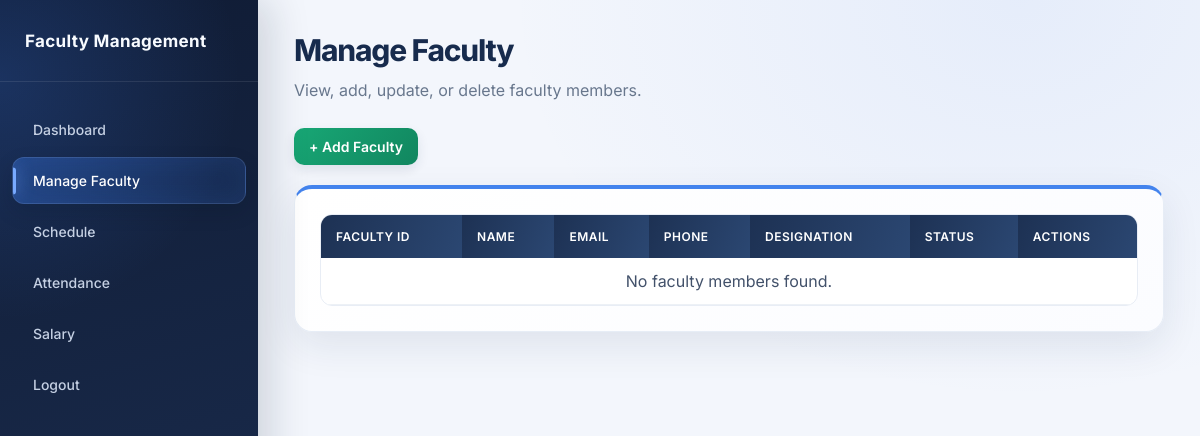
/manage-faculty/ (signed in), run on an earlier commit of the app's database.
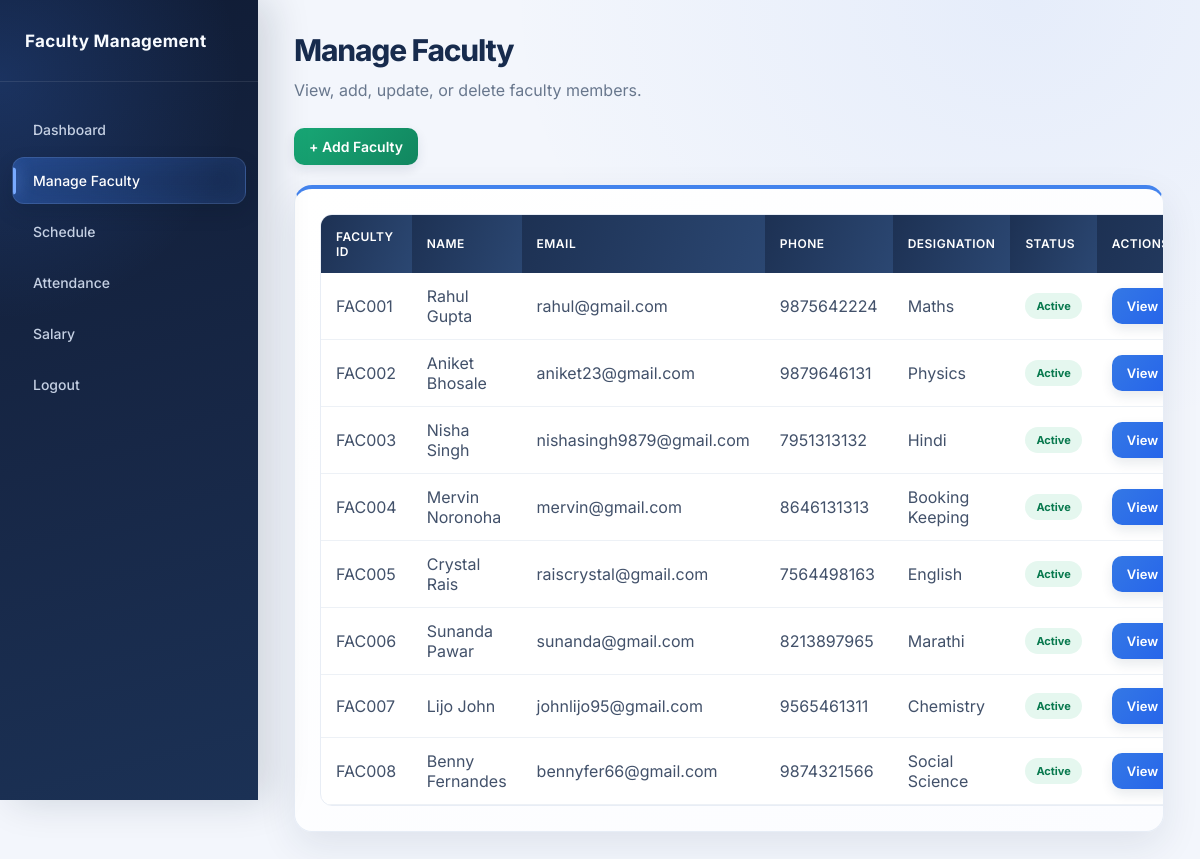
And on a later commit of the database.
### faculty/models.py (models this page shows)
class Faculty(models.Model):
    FacultyID = models.CharField(max_length=10, primary_key=True)
    Password = models.CharField(max_length=255, blank=True)
    ProfilePhoto = models.ImageField(upload_to="faculty_photos/", blank=True)
    FirstName = models.CharField(max_length=50)
    LastName = models.CharField(max_length=50)
    Gender = models.CharField(max_length=20)
    DOB = models.DateField()
    Email = models.EmailField()
    ContactNumber = models.CharField(max_length=10)
    Address = models.TextField()
    Qualification = models.CharField(max_length=100)
    Designation = models.CharField(max_length=100)
    JoiningDate = models.DateField()
    Experience = models.DecimalField(max_digits=4, decimal_places=1)
    Status = models.CharField(max_length=20)

### faculty/views.py (the view)
def manage_faculty(request):
    if "admin_id" not in request.session:
        return redirect("login")
    faculties = Faculty.objects.all()
    return render(
        request,
        "manage_faculty.html",
        {
            "faculties": faculties
        }
    )

### templates/manage_faculty.html (shortened to what this page needs)
{% load static %}
<!DOCTYPE html>
<html lang="en">
<head>
    <link rel="stylesheet" href="{% static 'style.css' %}?v=4">
</head>
<body class="admin-page">
    <div class="dashboard-container">
        <div class="sidebar">
            <div class="sidebar-header">
                <h2>Faculty Management</h2>
            </div>
            <ul class="sidebar-menu">
                <li>
                    <a href="{% url 'dashboard' %}">
                        Dashboard
                    </a>
                </li>
                <li>
                    <a href="{% url 'manage_faculty' %}" class="active">
                        Manage Faculty
                    </a>
                </li>
                <li>
                <a href="{% url 'schedule' %}">
                    Schedule
                </a>
              </li>
                <li>
                    <a href="{% url 'attendance' %}">
                        Attendance
                    </a>
                </li>
                <li>
                    <a href="{% url 'salary' %}">
                        Salary
                    </a>
                </li>
                <li>
                    <a href="{% url 'logout' %}">
                        Logout
                    </a>
                </li>
            </ul>
        </div>
        <div class="main-content">
            <div class="page-container">
                <h1 class="page-title">
                    Manage Faculty
                </h1>
                <p>
                    View, add, update, or delete faculty members.
                </p>
                <div style="margin-bottom: 20px;">
                    <a href="{% url 'add_faculty' %}"
                       class="btn btn-success">
                        + Add Faculty
                    </a>
                </div>
                <div class="table-container">
                    <table class="data-table">
                        <thead>
                            <tr>
                                <th>Faculty ID</th>
                                <th>Name</th>
                                <th>Email</th>
                                <th>Phone</th>
                                <th>Designation</th>
                                <th>Status</th>
                                <th>Actions</th>
                            </tr>
                        </thead>
                        <tbody>
                            {% for faculty in faculties %}
                            <tr>
                                <td>
                                    {{ faculty.FacultyID }}
                                </td>
                                <td>
                                    {{ faculty.FirstName }}
                                    {{ faculty.LastName }}
                                </td>
                                <td>
                                    {{ faculty.Email }}
                                </td>
                                <td>
                                    {{ faculty.ContactNumber }}
                                </td>
                                <td>
                                    {{ faculty.Designation }}
                                </td>
                                <td>
                                    {% if faculty.Status == 'Active' %}
                                        <span class="status-present">
                                            Active
                                        </span>
                                    {% else %}
                                        <span class="status-absent">
                                            Inactive
                                        </span>
                                    {% endif %}
                                </td>
                                <td>
                                    <div class="action-buttons">
                                        <a href="{% url 'view_faculty' faculty.FacultyID %}"
                                           class="btn btn-info btn-small">
                                            View
                                        </a>
                                    </div>
                                </td>
                            </tr>
                            {% empty %}
                            <tr>
                                <td colspan="7"
                                    style="text-align: center;">
                                    No faculty members found.
                                </td>
                            </tr>
                            {% endfor %}
                        </tbody>
                    </table>
                </div>
            </div>
        </div>
    </div>
</body>
</html>

What changed in the data, as far as the page shows it:
added Faculty: FacultyID "FAC001", FirstName "Rahul", LastName "Gupta", Email "rahul@gmail.com", ContactNumber "9875642224", Designation "Maths", Status "Active"
added Faculty: FacultyID "FAC002", FirstName "Aniket", LastName "Bhosale", Email "aniket23@gmail.com", ContactNumber "9879646131", Designation "Physics", Status "Active"
added Faculty: FacultyID "FAC003", FirstName "Nisha", LastName "Singh", Email "nishasingh9879@gmail.com", ContactNumber "7951313132", Designation "Hindi", Status "Active"
added Faculty: FacultyID "FAC004", FirstName "Mervin", LastName "Noronoha", Email "mervin@gmail.com", ContactNumber "8646131313", Designation "Booking Keeping", Status "Active"
added Faculty: FacultyID "FAC005", FirstName "Crystal", LastName "Rais", Email "raiscrystal@gmail.com", ContactNumber "7564498163", Designation "English", Status "Active"
added Faculty: FacultyID "FAC006", FirstName "Sunanda", LastName "Pawar", Email "sunanda@gmail.com", ContactNumber "8213897965", Designation "Marathi", Status "Active"
added Faculty: FacultyID "FAC007", FirstName "Lijo", LastName "John", Email "johnlijo95@gmail.com", ContactNumber "9565461311", Designation "Chemistry", Status "Active"
added Faculty: FacultyID "FAC008", FirstName "Benny", LastName "Fernandes", Email "bennyfer66@gmail.com", ContactNumber "9874321566", Designation "Social Science", Status "Active"
Also different on the page:
text no longer shown: "No faculty members found."
